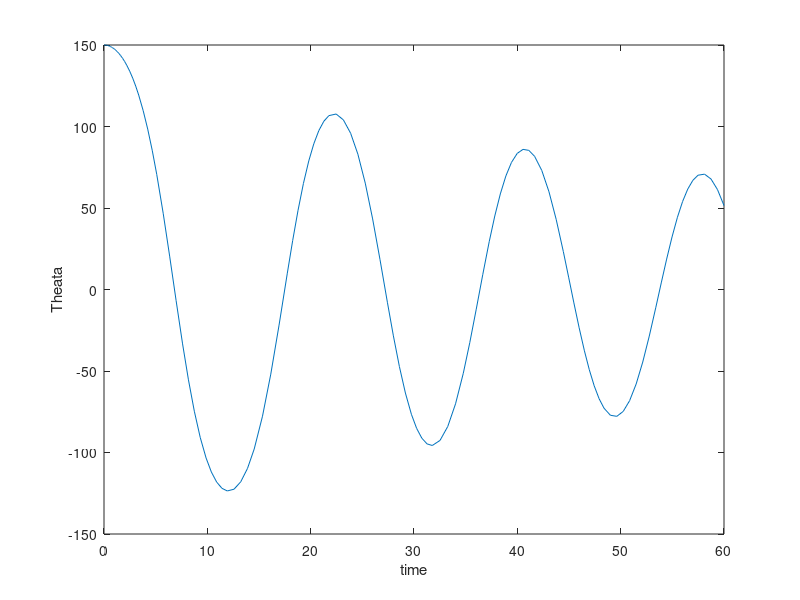

MATLAB code for this plot:
%% question 2
TSPAN = [0,60];
Y0=[30;30];
[TOUT, YOUT]= ode45(@(t,y)[y(2);-0.02*y(1)-9.81*y(2)],TSPAN, Y0);
plot (TOUT,YOUT(:,1))
xlabel('time')
ylabel('Theata')

%% question 3
TSPAN = [0,60];
Y0=[30;0];
[TOUT, YOUT]= ode45(@(t,y)[y(2);-0.02*y(2)-9.81*sind(y(1))],TSPAN, Y0);
plot (TOUT,YOUT(:,1))
xlabel('time')
ylabel('Theata')

%% question 4
TSPAN = [0,60];
Y0=[150;0];
[TOUT, YOUT]= ode45(@(t,y)[y(2);-0.02*y(2)-9.81*y(1)],TSPAN, Y0);
plot (TOUT,YOUT(:,1))
xlabel('time')
ylabel('Theata')

%% question 5
TSPAN = [0,60];
Y0=[150;0];
[TOUT, YOUT]= ode45(@(t,y)[y(2);-0.02*y(2)-9.81*sind(y(1))],TSPAN, Y0);
plot (TOUT,YOUT(:,1))
xlabel('time')
ylabel('Theata')
